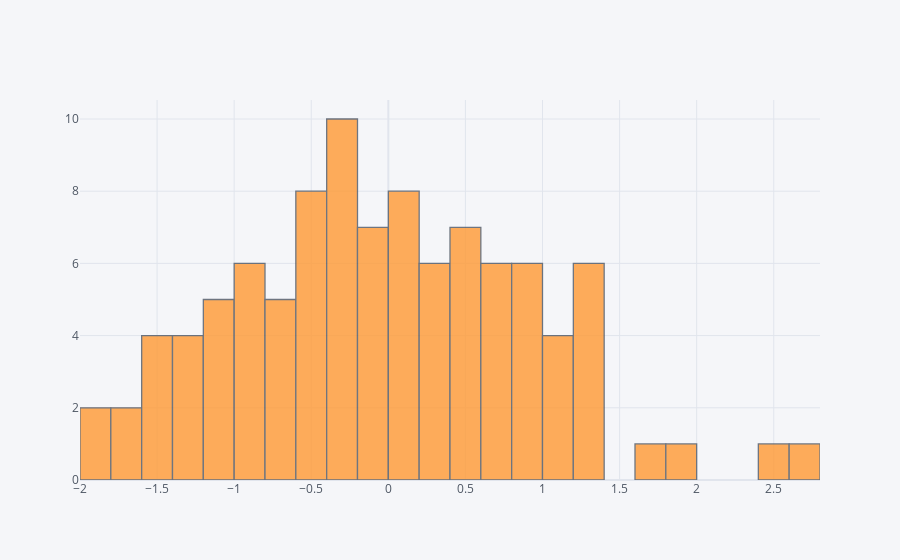

Notebook code cell kept with this figure:
### Markdown cell above
## histogram

### Code cell
df['A'].iplot(kind='hist',bins=25)

### Figure 1 — Plotly figure (JSON) as saved in the notebook; plotly's stock layout.template omitted (floating-point values rounded to 4 significant figures)
{"data": [{"histfunc": "count", "histnorm": "", "marker": {"color": "rgba(255, 153, 51, 1.0)", "line": {"color": "#4D5663", "width": 1.3}}, "name": "A", "nbinsx": 25, "opacity": 0.8, "orientation": "v", "type": "histogram", "x": [1.283, -1.906, 1.762, -1.29, -0.3307, 1.392, -1.088, -1.208, -0.6738, -0.02584, 0.8039, 1.011, -1.415, -0.156, 1.131, 0.311, -0.3808, 0.1112, -0.9656, 0.2406, -0.8069, -1.687, 1.234, -0.3809, -0.3532, 0.4342, 1.218, -1.522, 0.5217, 0.3856, -0.4919, 0.1401, 2.404, -0.4808, -1.961, 1.267, -1.531, -0.519, 0.4173, -0.2369, -0.846, -0.5085, 0.1738, 0.03689, 0.6806, -0.3118, 0.6187, -0.7343, 1.052, -1.068, -0.9589, -0.659, -1.164, 0.2627, -1.633, 0.6798, -0.2181, 0.6122, -1.229, -0.02893, -0.2956, 0.8852, -0.1281, 0.9983, -0.7047, -1.167, 0.008172, 0.4552, 0.8048, 1.352, -0.02312, -0.8893, 0.8737, -0.4307, -0.3948, 0.9754, 0.6466, 1.123, 0.7575, 0.1006, -0.5991, -0.04926, -0.5744, -0.2935, 0.1394, -1.173, -1.41, 0.2819, 1.833, -0.8454, 0.2836, -1.207, -0.7536, 0.406, 0.4819, 0.4267, 2.707, -0.4285, 0.1352, -0.1158]}], "layout": {"barmode": "overlay", "legend": {"bgcolor": "#F5F6F9", "font": {"color": "#4D5663"}}, "paper_bgcolor": "#F5F6F9", "plot_bgcolor": "#F5F6F9", "title": {"font": {"color": "#4D5663"}}, "xaxis": {"gridcolor": "#E1E5ED", "showgrid": true, "tickfont": {"color": "#4D5663"}, "title": {"font": {"color": "#4D5663"}, "text": ""}, "zerolinecolor": "#E1E5ED"}, "yaxis": {"gridcolor": "#E1E5ED", "showgrid": true, "tickfont": {"color": "#4D5663"}, "title": {"font": {"color": "#4D5663"}, "text": ""}, "zerolinecolor": "#E1E5ED"}}}
